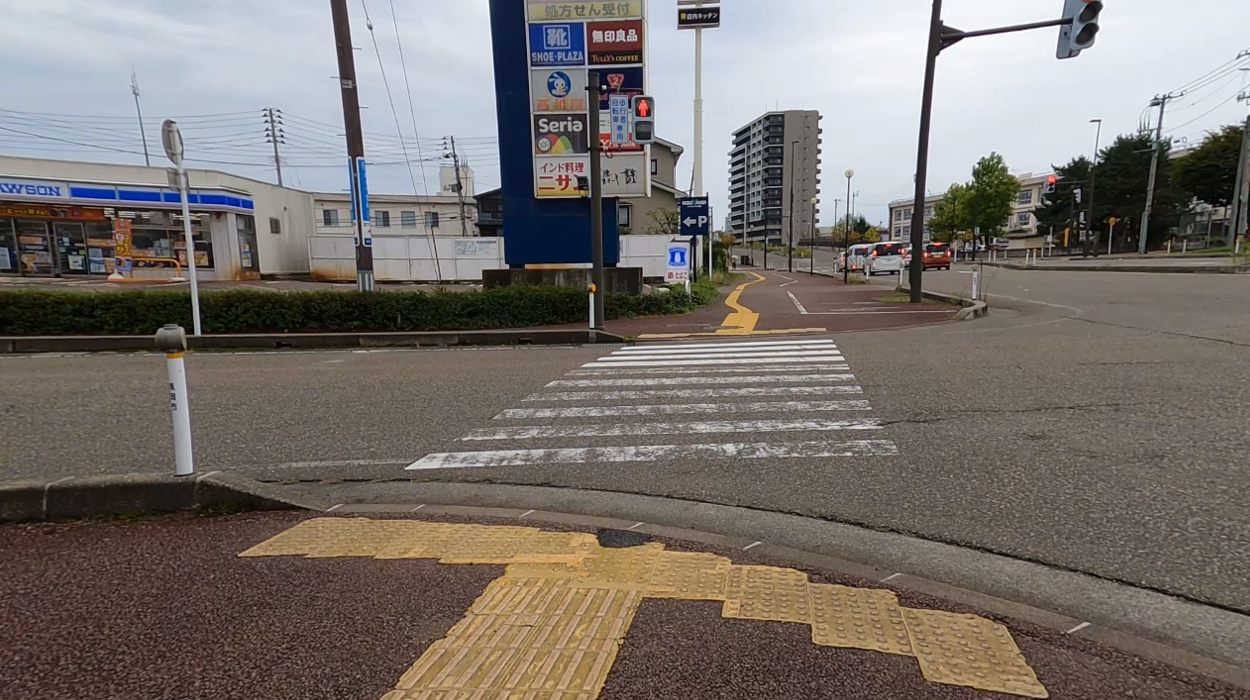
#> input picture Input/right1.png, 1250 x 700 px, found by its file name
$ python seg_slic.py
#> lines starting #> are read from the running program, lines starting #| are printed output that depends on the picture; after the words box and inside, x2 and y2 are one past the last pixel; in counts of white or black regions, pixels touching at a corner belong together
import cv2
import numpy as np

# ========= 設定 =========
IMG_PATH = "Input/right1.png"      # 入力画像
OUT_PATH = "Output/slic_result.png"

N_SUPERPIXELS = 400         # 分割数（粗分割なら300〜600）
RULER = 10.0                # 色と距離のバランス
NUM_ITER = 10               # 反復回数

# ========= 画像読み込み =========
img = cv2.imread(IMG_PATH)
#> img is the input picture: shape (700, 1250, 3); mean B, G, R 108.9, 114, 120.9
if img is None:
    raise RuntimeError("画像を読み込めません")

h, w = img.shape[:2]

# ========= SLIC =========
region_size = int(np.sqrt(h * w / N_SUPERPIXELS))

slic = cv2.ximgproc.createSuperpixelSLIC(
    img,
    algorithm=cv2.ximgproc.SLICO,  # SLICO = 自動正規化（おすすめ）
    region_size=region_size,
    ruler=RULER
)

slic.iterate(NUM_ITER)

# ========= 結果取得 =========
labels = slic.getLabels()                    # (H, W)
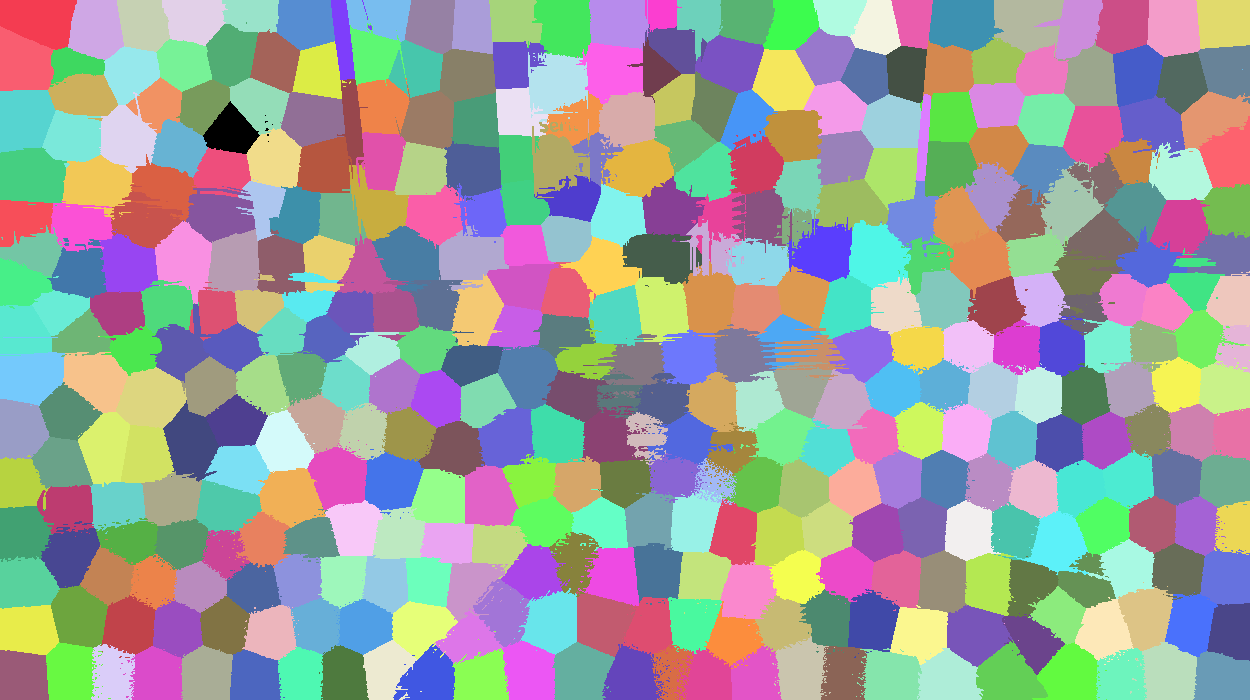
#> labels: shape (700, 1250) int32; 405 distinct labels, from 0 to 404; one colour per label, 0 black
num_labels = slic.getNumberOfSuperpixels()   # 実際の分割数
#> num_labels = 405
mask = slic.getLabelContourMask()            # 境界マスク
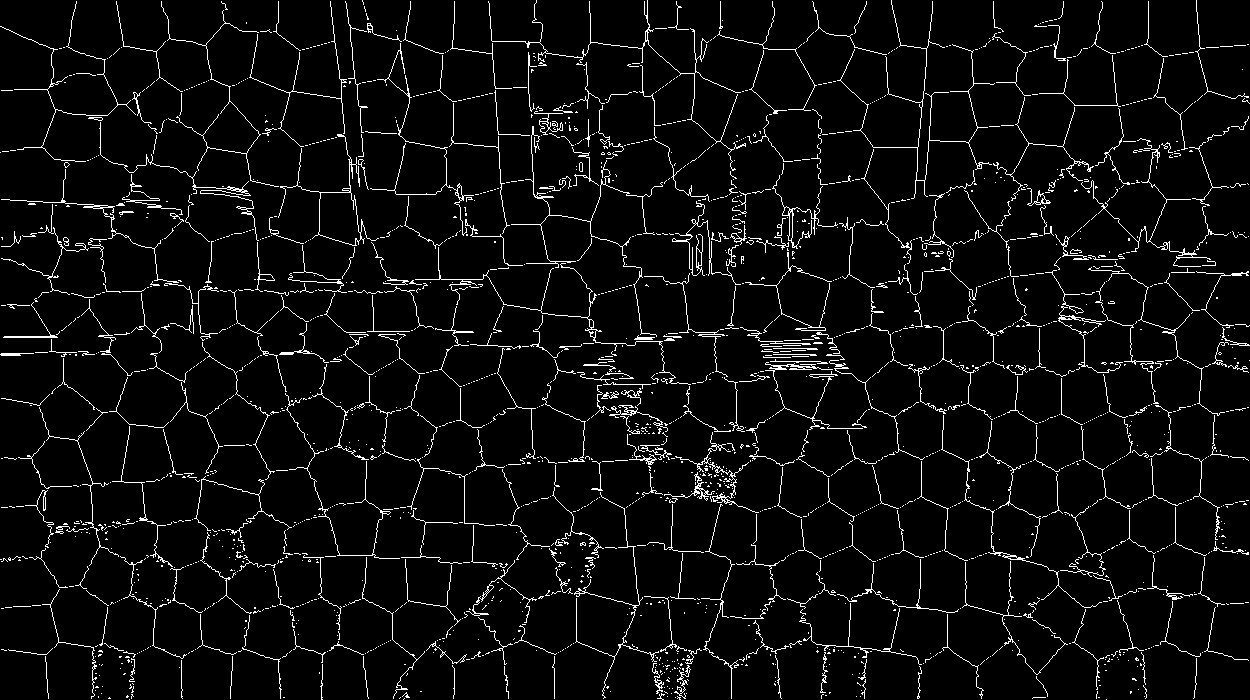
#> mask: shape (700, 1250); 4.9% white in thin lines or dots

print("Superpixels:", num_labels)
#| Superpixels: 405

# ========= 可視化 =========
vis = img.copy()
vis[mask == 255] = (0, 0, 255)  # 境界を赤で描画
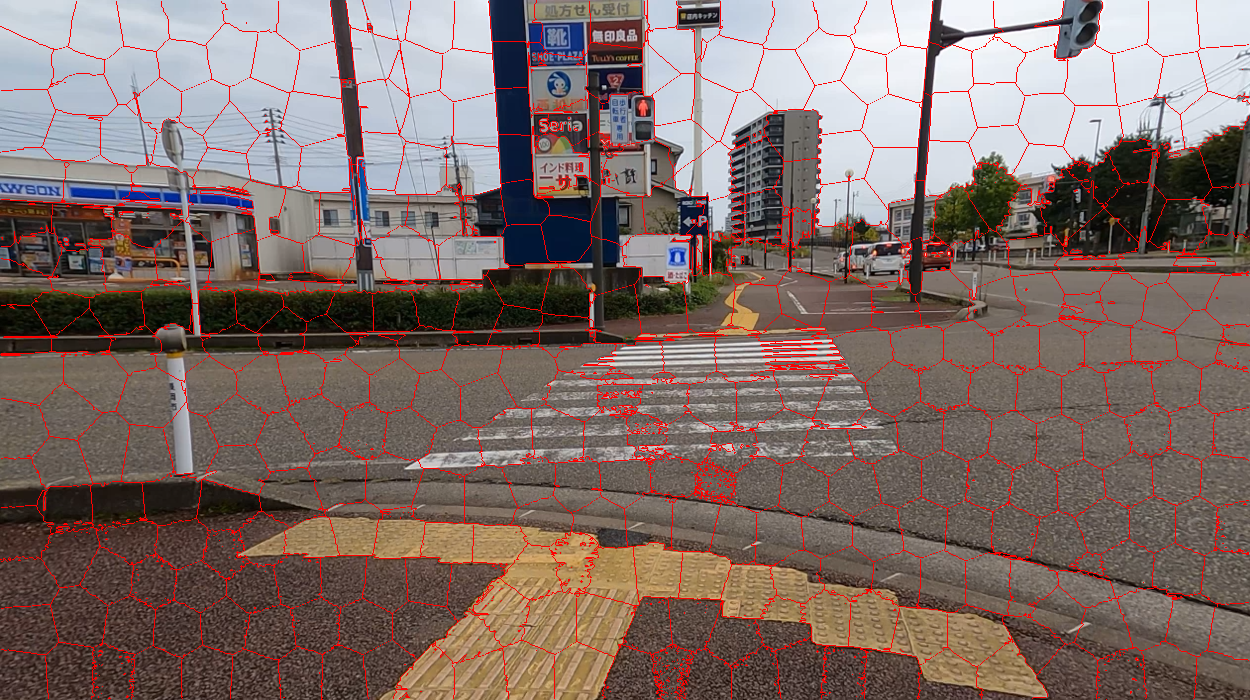
#> vis: shape (700, 1250, 3); 4.93% of pixels changed, all inside (x1, y1, x2, y2) = (0, 0, 1250, 700)

cv2.imwrite(OUT_PATH, vis)
print("保存しました:", OUT_PATH)

$ run again, with Input/right2.png copied over Input/right1.png
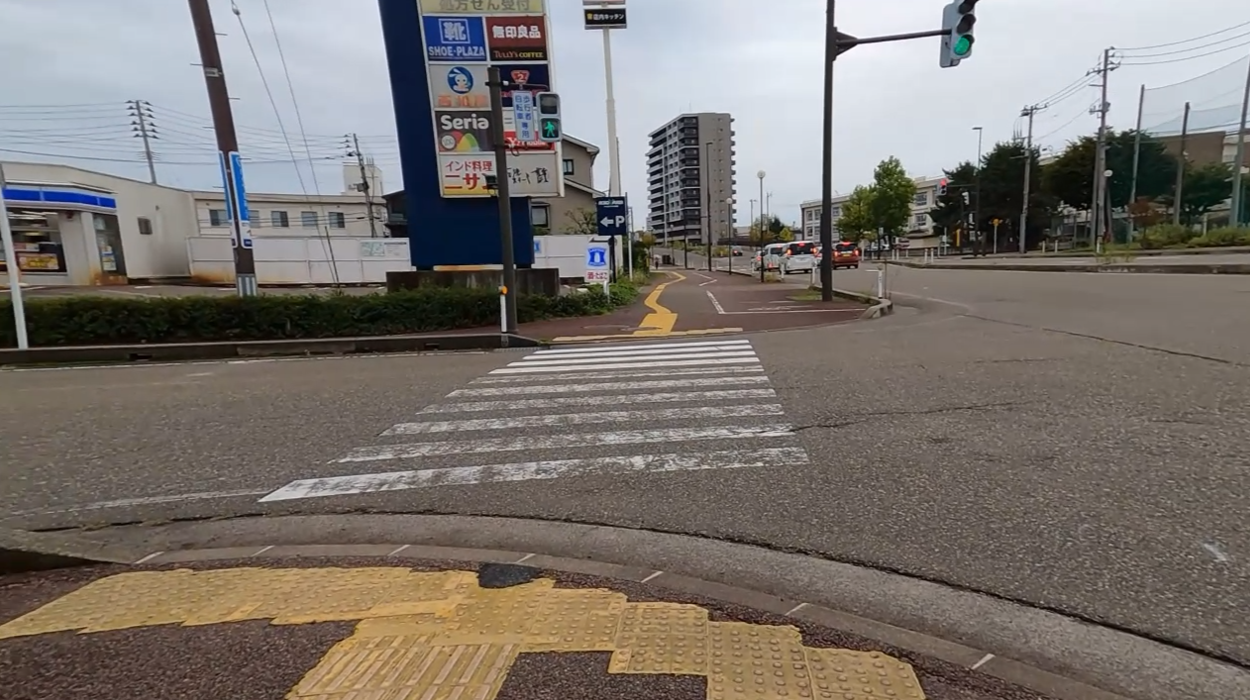
#> input picture Input/right2.png, 1250 x 700 px, found by its file name
#> img is the input picture: shape (700, 1250, 3); mean B, G, R 110.7, 116.1, 122.6
#> `labels = slic.getLabels()`:
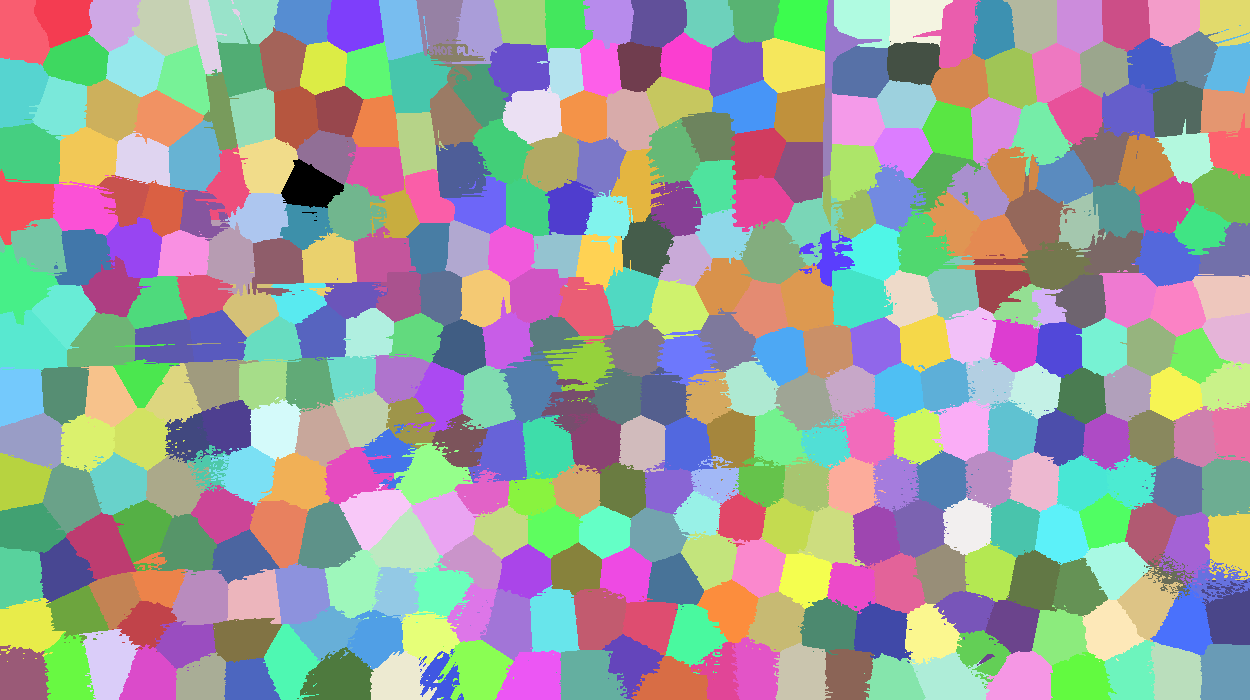
#> labels: shape (700, 1250) int32; 405 distinct labels, from 0 to 404; one colour per label, 0 black
#> num_labels = 405
#> mask: shape (700, 1250); 4.8% white in thin lines or dots
#| Superpixels: 405
#> `vis[mask == 255] = (0, 0, 255)`:
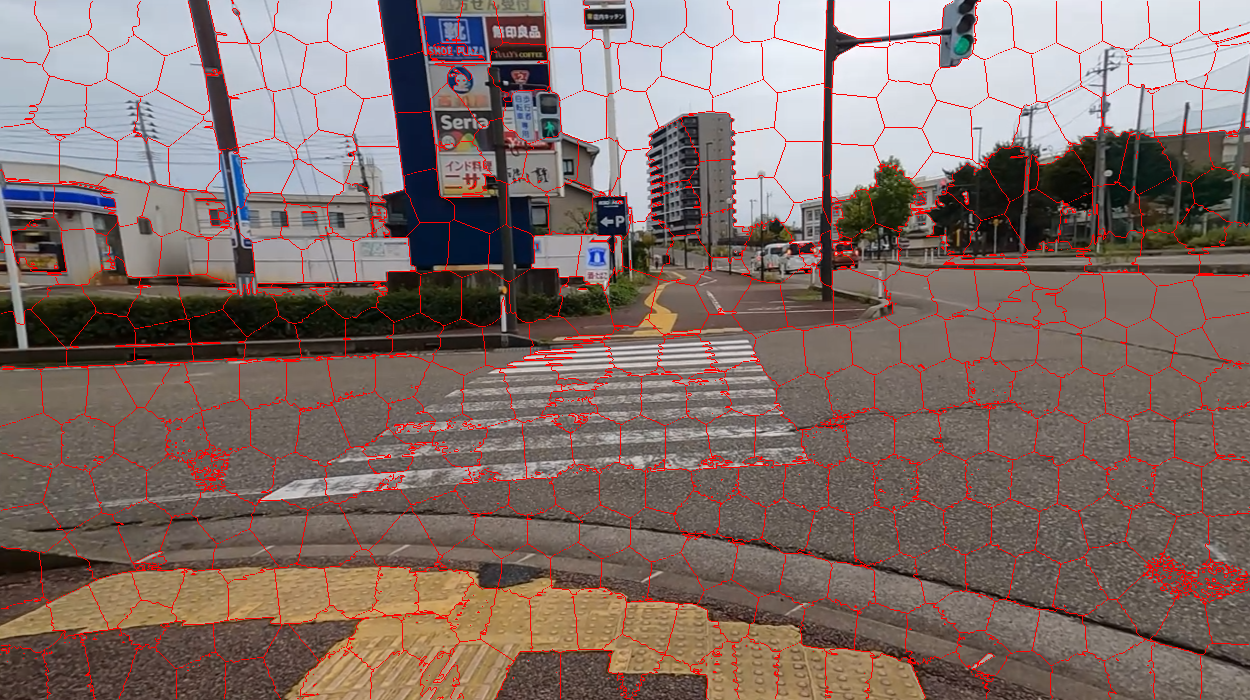
#> vis: shape (700, 1250, 3); 4.83% of pixels changed, all inside (x1, y1, x2, y2) = (0, 0, 1250, 700)

$ run again, with Input/straight1.png copied over Input/right1.png
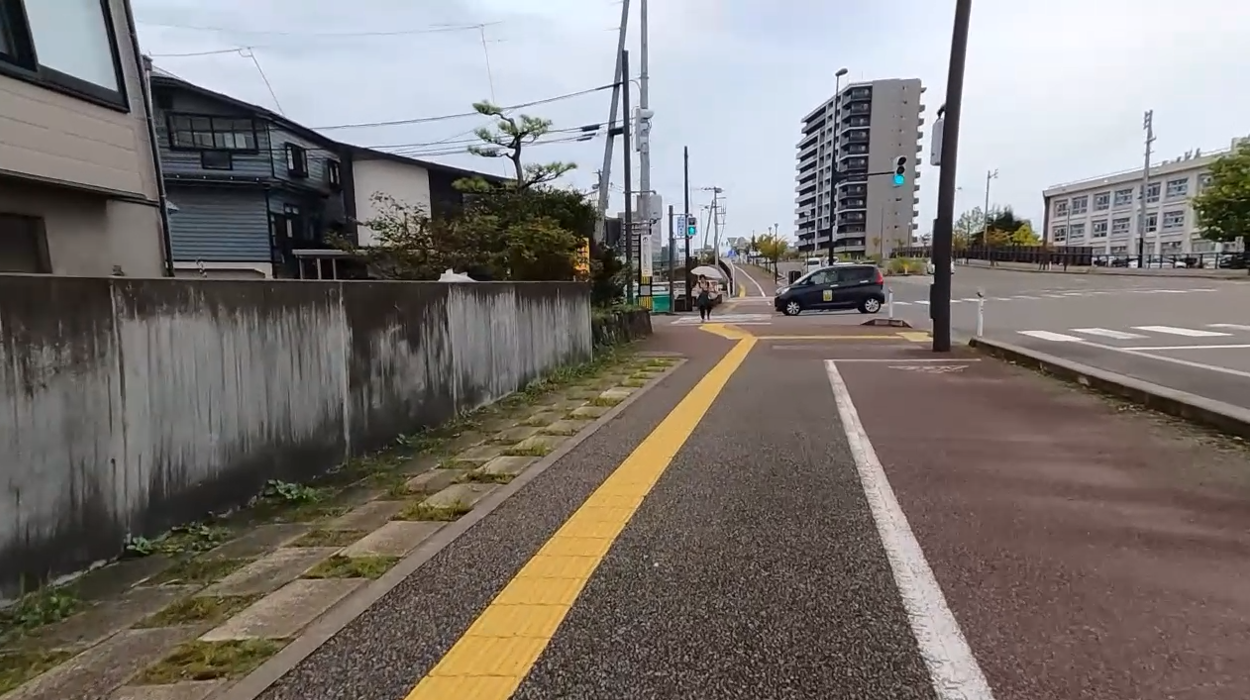
#> input picture Input/straight1.png, 1250 x 700 px, found by its file name
#> img is the input picture: shape (700, 1250, 3); mean B, G, R 113.2, 117.4, 123.5
#> `labels = slic.getLabels()`:
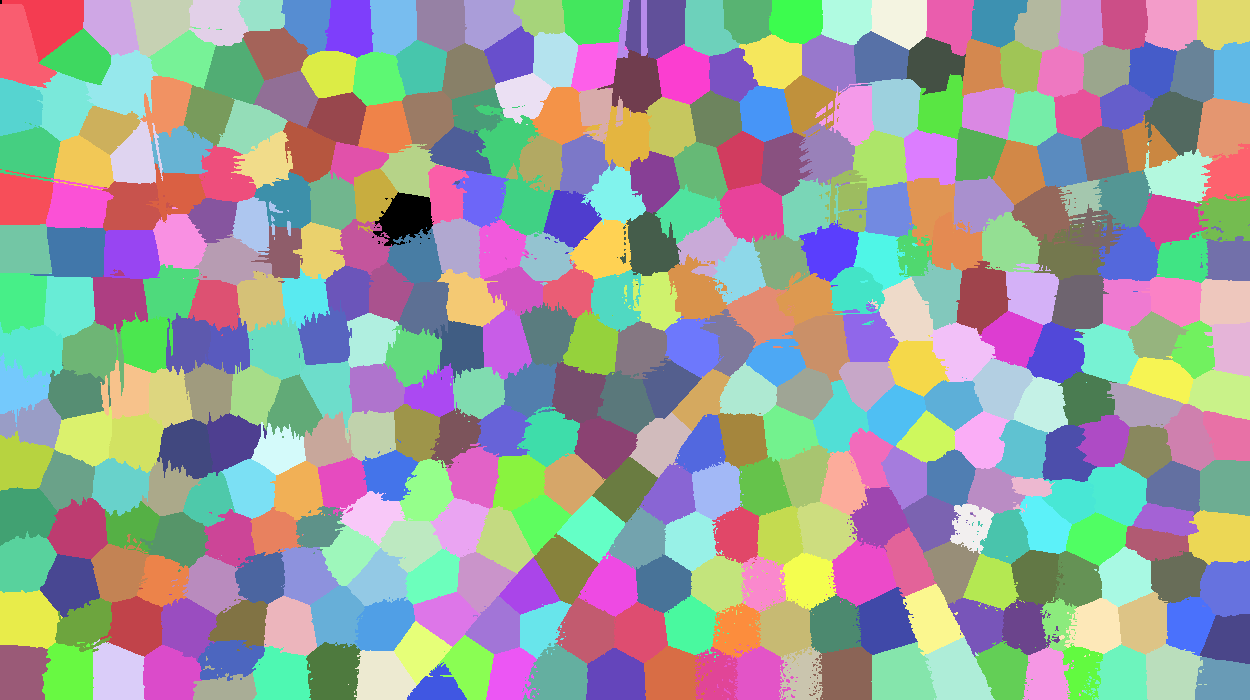
#> labels: shape (700, 1250) int32; 405 distinct labels, from 0 to 404; one colour per label, 0 black
#> num_labels = 405
#> mask: shape (700, 1250); 4.5% white in thin lines or dots
#| Superpixels: 405
#> `vis[mask == 255] = (0, 0, 255)`:
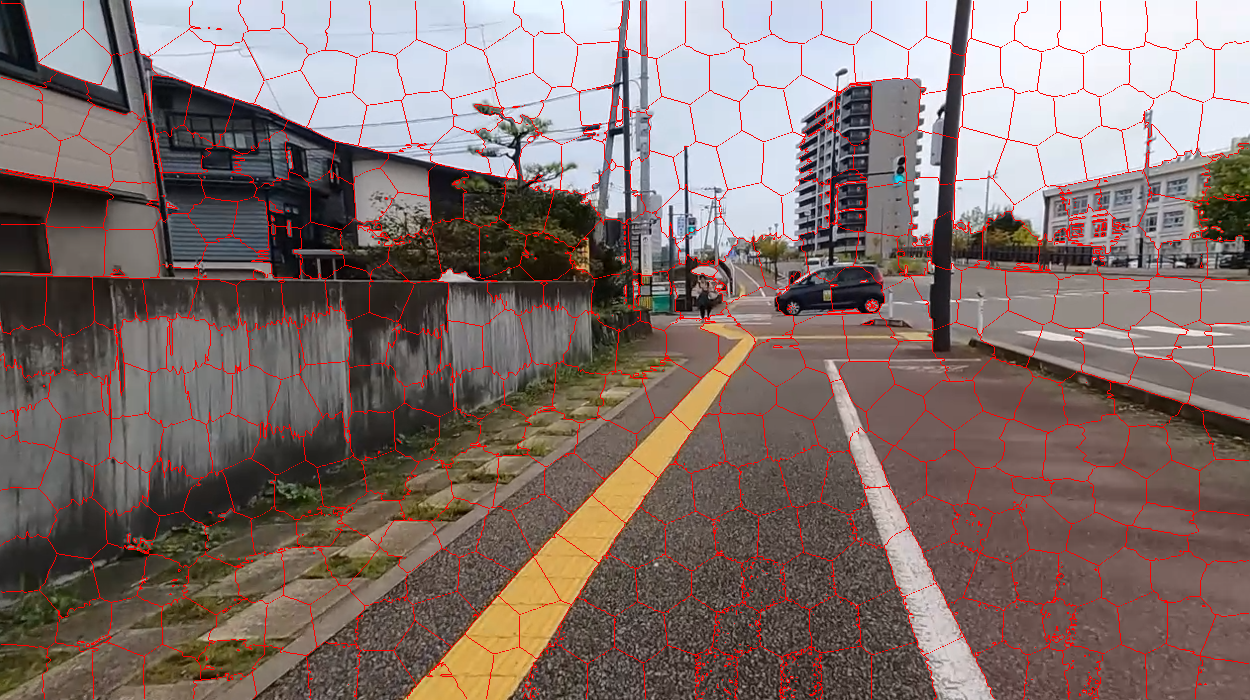
#> vis: shape (700, 1250, 3); 4.5% of pixels changed, all inside (x1, y1, x2, y2) = (0, 0, 1250, 700)
